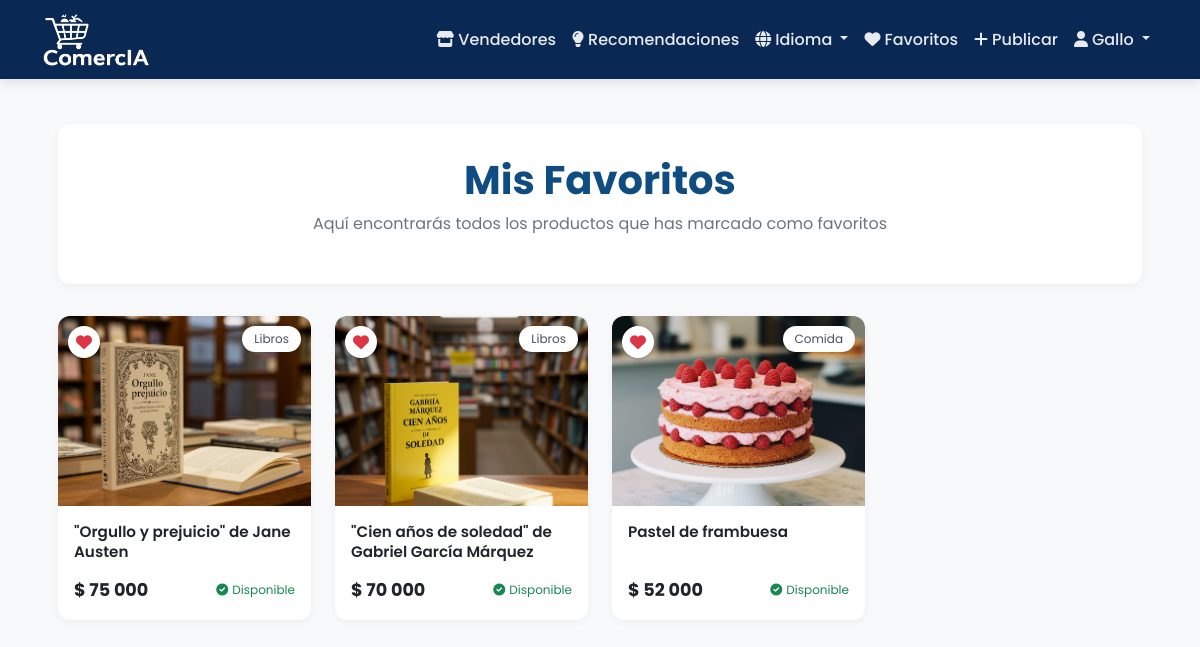
/es/favorites/ (signed in), run on the app's committed database.
### products/models.py (models this page shows, shortened)
class Favorite(models.Model):
    user = models.ForeignKey(
        User,
        on_delete=models.CASCADE,
        related_name='favorites'
    )
    product = models.ForeignKey(
        Product,
        on_delete=models.CASCADE,
        related_name='favorited_by'
    )
    created_at = models.DateTimeField(
        auto_now_add=True,
        verbose_name='Fecha de agregado'
    )
    class Meta:
        unique_together = ['user', 'product']
        ordering = ['-created_at']
        verbose_name = 'Favorito'
        verbose_name_plural = 'Favoritos'

class Product(models.Model):
    CATEGORY_CHOICES = [
        ('Comida', 'Comida'),
        ('Ropa', 'Ropa'),
        ('Tecnología', 'Tecnología'),
        ('Libros', 'Libros'),
        ('Otros', 'Otros'),
    ]
    CONDITION_CHOICES = [
        ('Nuevo', 'Nuevo'),
        ('Usado', 'Usado'),
        ('Buen estado', 'Buen estado'),
    ]
    FOOD_TYPE_CHOICES = [
        ('Panadería', 'Panadería'),
        ('Galletas', 'Galletas'),
        ('Repostería', 'Repostería'),
        ('Frutas', 'Frutas'),
        ('Frituras', 'Frituras'),
        ('Dulces', 'Dulces'),
        ('Helados', 'Helados'),
        ('Snacks', 'Snacks'),
        ('Comida rápida', 'Comida rápida'),
        ('Otros', 'Otros'),
    ]
    name = models.CharField(
        max_length=255,
        verbose_name=_('Nombre'),
        help_text=_('Nombre del producto')
    )
    name_en = models.CharField(
        max_length=255,
        verbose_name='Nombre (English)',
        help_text='Product name in English',
        blank=True,
        null=True
    )
    category = models.CharField(
        max_length=50,
        choices=CATEGORY_CHOICES,
        verbose_name='Categoría',
        null=True,
        blank=True
    )
    food_type = models.CharField(
        max_length=50,
        choices=FOOD_TYPE_CHOICES,
        verbose_name='Tipo de Comida',
        blank=True,
        null=True
    )
    description = models.TextField(
        verbose_name=_('Descripción'),
        help_text=_('Describe tu producto detalladamente')
    )
    description_en = models.TextField(
        verbose_name='Descripción (English)',
        help_text='Describe your product in English',
        blank=True,
        null=True
    )
    price = models.DecimalField(
        max_digits=10,
        decimal_places=2,
        validators=[MinValueValidator(0.01)],
        verbose_name=_('Precio'),
        help_text=_('Precio en pesos colombianos')
    )
    published_at = models.DateTimeField(
        default=timezone.now,
        verbose_name=_('Fecha de publicación')
    )
    condition = models.CharField(
        max_length=50,
        choices=CONDITION_CHOICES,
        verbose_name=_('Estado'),
        blank=True,
        null=True
    )
    image = models.ImageField(
        upload_to='products/',
        verbose_name=_('Imagen'),
        help_text=_('Imagen del producto')
    )
    seller = models.ForeignKey(
        User,
        on_delete=models.CASCADE,
        verbose_name=_('Vendedor'),
        related_name='products'
    )
    available = models.BooleanField(
        default=True,
        verbose_name=_('Disponible')
    )
    class Meta:
        verbose_name = 'Producto'
        verbose_name_plural = 'Productos'
        ordering = ['-published_at']
        indexes = [
            models.Index(fields=['name']),
            models.Index(fields=['category']),
            models.Index(fields=['available']),
        ]

### products/views.py (the view)
# urls.py: path('favorites/', products_views.favorites_list, name='favorites_list'),
@login_required
def favorites_list(request):
    favorites = Favorite.objects.filter(user=request.user)
    if not favorites.exists():
        messages.info(request, 'No tienes productos favoritos. Explora la tienda para agregar algunos.')
    return render(request, 'products/favorites.html', {
        'favorites': favorites
    })

### products/templates/products/favorites.html (shortened to what this page needs)
{% extends 'products/base.html' %}
{% load humanize %}
{% load i18n %}
{% block content %}
<div class="favorites-container">
    <div class="favorites-header">
        <h1>{% trans "Mis Favoritos" %}</h1>
        <p>{% trans "Aquí encontrarás todos los productos que has marcado como favoritos" %}</p>
    </div>
    <div id="favorites-content">
        {% if favorites %}
        <div class="products-grid">
            {% for favorite in favorites %}
            <div class="product-card {% if not favorite.product.available %}product-unavailable{% endif %}" id="favorite-{{ favorite.product.id }}">
                <button
                    onclick="toggleFavorite(event, '{{ favorite.product.id }}')"
                    class="favorite-btn"
                    title="{% trans 'Eliminar de favoritos' %}"
                >
                    <i class="fas fa-heart"></i>
                </button>
                <div class="product-img-container">
                    {% if favorite.product.image %}
                    <img src="{{ favorite.product.image.url }}" class="product-img" alt="{{ favorite.product.name }}">
                    {% else %}
                    <div class="product-img default-img"></div>
                    {% endif %}
                    <span class="category-badge">{{ favorite.product.get_category_display }}</span>
                </div>
                <div class="product-body">
                    <a href="{% url 'product_detail' favorite.product.id %}" class="text-decoration-none">
                        <h3 class="product-title">{{ favorite.product.name }}</h3>
                    </a>
                    <div class="price-container">
                        <div class="d-flex align-items-center justify-content-between">
                            <span class="product-price">$ {{ favorite.product.price|floatformat:0|intcomma }}</span>
                            {% if favorite.product.available %}
                            <span class="availability-badge text-success">
                                <i class="fas fa-check-circle"></i>{% trans "Disponible" %}
                            </span>
                            {% else %}
                            <span class="availability-badge text-danger">
                                <i class="fas fa-times-circle"></i>{% trans "No disponible" %}
                            </span>
                            {% endif %}
                        </div>
                    </div>
                </div>
            </div>
            {% endfor %}
        </div>
        {% endif %}
    </div>
</div>
{% endblock %}

### products/templates/products/base.html (shortened to what this page needs)
<!DOCTYPE html>
<html>
<head>
    {% load i18n %}
    <link href="https://cdn.jsdelivr.net/npm/bootstrap@5.3.2/dist/css/bootstrap.min.css" rel="stylesheet">
    <link href="https://cdnjs.cloudflare.com/ajax/libs/font-awesome/6.0.0/css/all.min.css" rel="stylesheet">
</head>
<body>
    <nav class="navbar navbar-expand-lg navbar-dark">
        <div class="container">
            <a class="navbar-brand" href="{% url 'home' %}">
                <img src="/media/Logo/ComercIA_logo.png" alt="ComercIA Logo" height="55" class="d-inline-block align-middle">
            </a>
            <div class="collapse navbar-collapse" id="navbarNav">
                <ul class="navbar-nav ms-auto">
                    <li class="nav-item">
                        <a class="nav-link" href="{% url 'seller_list' %}">
                            <i class="fas fa-store me-1"></i>{% trans "Vendedores" %}
                        </a>
                    </li>
                    <li class="nav-item">
                        <a class="nav-link" href="{% url 'recommendations' %}">
                            <i class="fas fa-lightbulb me-1"></i>{% trans "Recomendaciones" %}
                        </a>
                    </li>
                    <li class="nav-item dropdown">
                        <a class="nav-link dropdown-toggle" href="#" role="button" data-bs-toggle="dropdown">
                            <i class="fas fa-globe me-1"></i>{% trans "Idioma" %}
                        </a>
                    </li>
                    {% if user.is_authenticated %}
                        <li class="nav-item">
                            <a class="nav-link" href="{% url 'favorites_list' %}">
                                <i class="fas fa-heart me-1"></i>{% trans "Favoritos" %}
                            </a>
                        </li>
                        <li class="nav-item">
                            <a class="nav-link" href="{% url 'add_product' %}">
                                <i class="fas fa-plus me-1"></i>{% trans "Publicar" %}
                            </a>
                        </li>
                        <li class="nav-item dropdown">
                            <a class="nav-link dropdown-toggle" href="#" role="button" data-bs-toggle="dropdown">
                                <i class="fas fa-user me-1"></i>{{ user.username }}
                            </a>
                        </li>
                    {% endif %}
                </ul>
            </div>
        </div>
    </nav>
    <div class="content">
        <div class="container">
            {% block content %}{% endblock %}
        </div>
    </div>
</body>
</html>

### products/templates/products/base.html (style rules this page uses)
:root { --primary-color: hwb(216 4% 67%); --primary-color-rgb: 4, 72, 150; --secondary-color: #6c757d; --light-bg: #f8f9fa; --card-shadow: 0 10px 20px rgba(0,0,0,0.05); --hover-shadow: 0 15px 30px rgba(0,0,0,0.1); --border-radius: 16px; --input-radius: 10px; --button-radius: 10px; --transition-speed: 0.3s; }
body { font-family: 'Poppins', sans-serif; background-color: var(--light-bg); color: #2c3e50; padding-top: 76px; }
h1, h2, h3, h4, h5, h6 { font-weight: 600; }
.navbar { background-color: var(--primary-color); box-shadow: 0 4px 10px rgba(0,0,0,0.1); padding: 0.75rem 0; position: fixed; top: 0; left: 0; right: 0; z-index: 1030; transition: transform 0.3s ease; }
.navbar-brand { display: flex; align-items: center; padding: 0; }
.navbar-brand img { max-height: 55px; transition: all 0.3s ease; }
.nav-link { color: rgba(255,255,255,0.9) !important; font-weight: 500; padding: 0.5rem 1rem; border-radius: 8px; transition: all 0.2s ease; }
.content { min-height: calc(100vh - 76px); padding: 2rem 0; }

### products/templates/products/favorites.html (style rules this page uses)
body { background-color: #f8f9fa; }
.favorites-container { max-width: 1200px; margin: 0 auto; padding: 1rem; }
.favorites-header { background-color: white; border-radius: 12px; box-shadow: 0 2px 10px rgba(0,0,0,0.05); padding: 2rem; margin-bottom: 2rem; text-align: center; }
.favorites-header h1 { color: #0f4c81; font-size: 2.5rem; font-weight: 700; margin-bottom: 0.5rem; }
.favorites-header p { color: #6c757d; font-size: 1rem; }
.products-grid { display: grid; grid-template-columns: repeat(auto-fill, minmax(240px, 1fr)); gap: 1.5rem; }
.product-card { background-color: white; border-radius: 12px; overflow: hidden; transition: transform 0.2s, box-shadow 0.2s; box-shadow: 0 2px 8px rgba(0,0,0,0.05); position: relative; display: flex; flex-direction: column; height: 100%; cursor: pointer; }
.product-img-container { position: relative; width: 100%; padding-top: 75%; overflow: hidden; }
.product-img { position: absolute; top: 0; left: 0; width: 100%; height: 100%; object-fit: cover; }
.category-badge { position: absolute; top: 10px; right: 10px; background: white; color: #495057; font-size: 0.75rem; padding: 0.25rem 0.75rem; border-radius: 30px; box-shadow: 0 1px 3px rgba(0,0,0,0.1); z-index: 1; }
.product-body { padding: 1rem; display: flex; flex-direction: column; flex-grow: 1; }
.product-title { font-size: 0.95rem; font-weight: 600; margin-bottom: 0.5rem; color: #212529; display: -webkit-box; -webkit-line-clamp: 2; -webkit-box-orient: vertical; overflow: hidden; line-height: 1.3; }
.price-container { margin-top: auto; padding-top: 0.5rem; }
.product-price { font-size: 1.1rem; font-weight: 700; color: #212529; display: flex; align-items: center; }
.availability-badge { margin-left: 0.5rem; font-size: 0.75rem; display: flex; align-items: center; }
.availability-badge i { margin-right: 0.25rem; }
.favorite-btn { position: absolute; top: 10px; left: 10px; background-color: white; color: #dc3545; border: none; width: 32px; height: 32px; border-radius: 50%; display: flex; align-items: center; justify-content: center; box-shadow: 0 1px 3px rgba(0,0,0,0.2); z-index: 1; cursor: pointer; }

### data on the page
Favorite: product.image (picture), product.category "Libros", product.name "\"Orgullo y prejuicio\" de Jane Austen", product.price "75 000"
Favorite: product.image (picture), product.category "Libros", product.name "\"Cien años de soledad\" de Gabriel García Márquez", product.price "70 000"
Favorite: product.image (picture), product.category "Comida", product.name "Pastel de frambuesa", product.price "52 000"

### other printed values
{{ user.username }} "Gallo"
